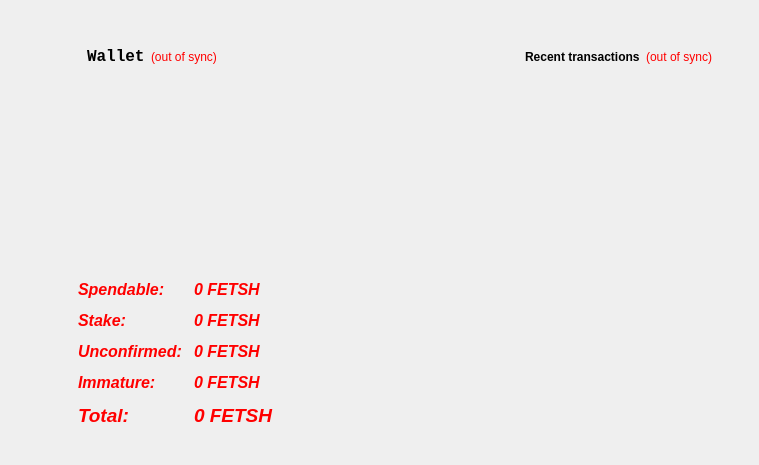
<?xml version="1.0" encoding="UTF-8"?>
<ui version="4.0">
 <class>OverviewPage</class>
 <widget class="QWidget" name="OverviewPage">
  <property name="geometry">
   <rect>
    <x>0</x>
    <y>0</y>
    <width>759</width>
    <height>465</height>
   </rect>
  </property>
  <property name="windowTitle">
   <string>Form</string>
  </property>
  <layout class="QHBoxLayout" name="horizontalLayout" stretch="0,1">
   <item>
    <spacer name="horizontalSpacer">
     <property name="orientation">
      <enum>Qt::Horizontal</enum>
     </property>
     <property name="sizeHint" stdset="0">
      <size>
       <width>40</width>
       <height>20</height>
      </size>
     </property>
    </spacer>
   </item>
   <item>
    <widget class="QFrame" name="frameMain">
     <property name="frameShape">
      <enum>QFrame::NoFrame</enum>
     </property>
     <layout class="QHBoxLayout" name="horizontalLayout_3">
      <item>
       <widget class="QWidget" name="widget" native="true">
        <layout class="QVBoxLayout" name="verticalLayout_2">
         <item>
          <widget class="QWidget" name="widget" native="true">
           <layout class="QVBoxLayout" name="verticalLayout_4">
            <item>
             <widget class="QWidget" name="widget" native="true">
              <layout class="QHBoxLayout" name="horizontalLayout_4">
               <item>
                <widget class="QLabel" name="label_5">
                 <property name="font">
                  <font>
                   <family>Monospace</family>
                   <pointsize>12</pointsize>
                   <weight>9</weight>
                   <italic>false</italic>
                   <bold>false</bold>
                  </font>
                 </property>
                 <property name="styleSheet">
                  <string notr="true">color: rgb(0, 255, 0);
font: 75 12pt &quot;Monospace&quot;;</string>
                 </property>
                 <property name="text">
                  <string>&lt;html&gt;&lt;head/&gt;&lt;body&gt;&lt;p&gt;&lt;span style=&quot; font-weight:600; color:#000000;&quot;&gt;Wallet&lt;/span&gt;&lt;/p&gt;&lt;/body&gt;&lt;/html&gt;</string>
                 </property>
                </widget>
               </item>
               <item>
                <widget class="QLabel" name="labelWalletStatus">
                 <property name="toolTip">
                  <string>The displayed information may be out of date. Your wallet automatically synchronizes with the fetish network after a connection is established, but this process has not completed yet.</string>
                 </property>
                 <property name="styleSheet">
                  <string notr="true">QLabel { color: red; }</string>
                 </property>
                 <property name="text">
                  <string notr="true">(out of sync)</string>
                 </property>
                 <property name="alignment">
                  <set>Qt::AlignLeading|Qt::AlignLeft|Qt::AlignVCenter</set>
                 </property>
                </widget>
               </item>
               <item>
                <spacer name="horizontalSpacer_3">
                 <property name="orientation">
                  <enum>Qt::Horizontal</enum>
                 </property>
                 <property name="sizeHint" stdset="0">
                  <size>
                   <width>40</width>
                   <height>20</height>
                  </size>
                 </property>
                </spacer>
               </item>
              </layout>
             </widget>
            </item>
           </layout>
          </widget>
         </item>
         <item>
          <widget class="QWidget" name="widget" native="true">
           <property name="styleSheet">
            <string notr="true">color: rgb(85, 170, 255);
color: rgb(255, 255, 0);</string>
           </property>
           <layout class="QFormLayout" name="formLayout_2">
            <property name="fieldGrowthPolicy">
             <enum>QFormLayout::AllNonFixedFieldsGrow</enum>
            </property>
            <property name="horizontalSpacing">
             <number>12</number>
            </property>
            <property name="verticalSpacing">
             <number>12</number>
            </property>
            <item row="0" column="0">
             <spacer name="verticalSpacer_3">
              <property name="orientation">
               <enum>Qt::Vertical</enum>
              </property>
              <property name="sizeHint" stdset="0">
               <size>
                <width>20</width>
                <height>40</height>
               </size>
              </property>
             </spacer>
            </item>
            <item row="5" column="0">
             <widget class="QLabel" name="label">
              <property name="text">
               <string>&lt;html&gt;&lt;head/&gt;&lt;body&gt;&lt;p&gt;&lt;span style=&quot; font-size:12pt; font-weight:600; font-style:italic; color:#ff0000;&quot;&gt;Spendable:&lt;/span&gt;&lt;/p&gt;&lt;/body&gt;&lt;/html&gt;</string>
              </property>
             </widget>
            </item>
            <item row="5" column="1">
             <widget class="QLabel" name="labelBalance">
              <property name="font">
               <font>
                <weight>75</weight>
                <italic>true</italic>
                <bold>true</bold>
               </font>
              </property>
              <property name="cursor">
               <cursorShape>IBeamCursor</cursorShape>
              </property>
              <property name="toolTip">
               <string>Your current spendable balance</string>
              </property>
              <property name="text">
               <string notr="true">&lt;html&gt;&lt;head/&gt;&lt;body&gt;&lt;p&gt;&lt;span style=&quot; font-size:12pt; color:#ff0000;&quot;&gt;0 FETSH&lt;/span&gt;&lt;/p&gt;&lt;/body&gt;&lt;/html&gt;</string>
              </property>
              <property name="textInteractionFlags">
               <set>Qt::LinksAccessibleByMouse|Qt::TextSelectableByKeyboard|Qt::TextSelectableByMouse</set>
              </property>
             </widget>
            </item>
            <item row="6" column="0">
             <widget class="QLabel" name="label_6">
              <property name="text">
               <string>&lt;html&gt;&lt;head/&gt;&lt;body&gt;&lt;p&gt;&lt;span style=&quot; font-size:12pt; font-weight:600; font-style:italic; color:#ff0000;&quot;&gt;Stake:&lt;/span&gt;&lt;/p&gt;&lt;/body&gt;&lt;/html&gt;</string>
              </property>
             </widget>
            </item>
            <item row="6" column="1">
             <widget class="QLabel" name="labelStake">
              <property name="font">
               <font>
                <weight>75</weight>
                <italic>true</italic>
                <bold>true</bold>
               </font>
              </property>
              <property name="cursor">
               <cursorShape>IBeamCursor</cursorShape>
              </property>
              <property name="toolTip">
               <string>Total of coins that was staked, and do not yet count toward the current balance</string>
              </property>
              <property name="text">
               <string notr="true">&lt;html&gt;&lt;head/&gt;&lt;body&gt;&lt;p&gt;&lt;span style=&quot; font-size:12pt; color:#ff0000;&quot;&gt;0 FETSH&lt;/span&gt;&lt;/p&gt;&lt;/body&gt;&lt;/html&gt;</string>
              </property>
              <property name="textInteractionFlags">
               <set>Qt::LinksAccessibleByMouse|Qt::TextSelectableByKeyboard|Qt::TextSelectableByMouse</set>
              </property>
             </widget>
            </item>
            <item row="7" column="0">
             <widget class="QLabel" name="label_3">
              <property name="text">
               <string>&lt;html&gt;&lt;head/&gt;&lt;body&gt;&lt;p&gt;&lt;span style=&quot; font-size:12pt; font-weight:600; font-style:italic; color:#ff0000;&quot;&gt;Unconfirmed:&lt;/span&gt;&lt;/p&gt;&lt;/body&gt;&lt;/html&gt;</string>
              </property>
             </widget>
            </item>
            <item row="7" column="1">
             <widget class="QLabel" name="labelUnconfirmed">
              <property name="font">
               <font>
                <weight>75</weight>
                <italic>true</italic>
                <bold>true</bold>
               </font>
              </property>
              <property name="cursor">
               <cursorShape>IBeamCursor</cursorShape>
              </property>
              <property name="toolTip">
               <string>Total of transactions that have yet to be confirmed, and do not yet count toward the current balance</string>
              </property>
              <property name="text">
               <string notr="true">&lt;html&gt;&lt;head/&gt;&lt;body&gt;&lt;p&gt;&lt;span style=&quot; font-size:12pt; color:#ff0000;&quot;&gt;0 FETSH&lt;/span&gt;&lt;/p&gt;&lt;/body&gt;&lt;/html&gt;</string>
              </property>
              <property name="textInteractionFlags">
               <set>Qt::LinksAccessibleByMouse|Qt::TextSelectableByKeyboard|Qt::TextSelectableByMouse</set>
              </property>
             </widget>
            </item>
            <item row="8" column="0">
             <widget class="QLabel" name="labelImmatureText">
              <property name="text">
               <string>&lt;html&gt;&lt;head/&gt;&lt;body&gt;&lt;p&gt;&lt;span style=&quot; font-size:12pt; font-weight:600; font-style:italic; color:#ff0000;&quot;&gt;Immature:&lt;/span&gt;&lt;/p&gt;&lt;/body&gt;&lt;/html&gt;</string>
              </property>
             </widget>
            </item>
            <item row="8" column="1">
             <widget class="QLabel" name="labelImmature">
              <property name="font">
               <font>
                <weight>75</weight>
                <italic>true</italic>
                <bold>true</bold>
               </font>
              </property>
              <property name="toolTip">
               <string>Mined balance that has not yet matured</string>
              </property>
              <property name="text">
               <string notr="true">&lt;html&gt;&lt;head/&gt;&lt;body&gt;&lt;p&gt;&lt;span style=&quot; font-size:12pt; color:#ff0000;&quot;&gt;0 FETSH&lt;/span&gt;&lt;/p&gt;&lt;/body&gt;&lt;/html&gt;</string>
              </property>
              <property name="textInteractionFlags">
               <set>Qt::LinksAccessibleByMouse|Qt::TextSelectableByKeyboard|Qt::TextSelectableByMouse</set>
              </property>
             </widget>
            </item>
            <item row="9" column="0">
             <widget class="QLabel" name="labelTotalText">
              <property name="font">
               <font>
                <pointsize>12</pointsize>
               </font>
              </property>
              <property name="text">
               <string>&lt;html&gt;&lt;head/&gt;&lt;body&gt;&lt;p&gt;&lt;span style=&quot; font-size:14pt; font-weight:600; font-style:italic; color:#ff0000;&quot;&gt;Total:&lt;/span&gt;&lt;/p&gt;&lt;/body&gt;&lt;/html&gt;</string>
              </property>
             </widget>
            </item>
            <item row="9" column="1">
             <widget class="QLabel" name="labelTotal">
              <property name="font">
               <font>
                <pointsize>12</pointsize>
                <weight>75</weight>
                <italic>true</italic>
                <bold>true</bold>
               </font>
              </property>
              <property name="cursor">
               <cursorShape>IBeamCursor</cursorShape>
              </property>
              <property name="toolTip">
               <string>Your current total balance</string>
              </property>
              <property name="text">
               <string notr="true">&lt;html&gt;&lt;head/&gt;&lt;body&gt;&lt;p&gt;&lt;span style=&quot; font-size:14pt; color:#ff0000;&quot;&gt;0 FETSH&lt;/span&gt;&lt;/p&gt;&lt;/body&gt;&lt;/html&gt;</string>
              </property>
              <property name="textInteractionFlags">
               <set>Qt::LinksAccessibleByMouse|Qt::TextSelectableByKeyboard|Qt::TextSelectableByMouse</set>
              </property>
             </widget>
            </item>
            <item row="1" column="0">
             <spacer name="verticalSpacer">
              <property name="orientation">
               <enum>Qt::Vertical</enum>
              </property>
              <property name="sizeHint" stdset="0">
               <size>
                <width>20</width>
                <height>40</height>
               </size>
              </property>
             </spacer>
            </item>
            <item row="2" column="0">
             <spacer name="verticalSpacer_2">
              <property name="orientation">
               <enum>Qt::Vertical</enum>
              </property>
              <property name="sizeHint" stdset="0">
               <size>
                <width>20</width>
                <height>40</height>
               </size>
              </property>
             </spacer>
            </item>
            <item row="3" column="0">
             <spacer name="verticalSpacer_4">
              <property name="orientation">
               <enum>Qt::Vertical</enum>
              </property>
              <property name="sizeHint" stdset="0">
               <size>
                <width>20</width>
                <height>40</height>
               </size>
              </property>
             </spacer>
            </item>
            <item row="4" column="0">
             <spacer name="verticalSpacer_5">
              <property name="orientation">
               <enum>Qt::Vertical</enum>
              </property>
              <property name="sizeHint" stdset="0">
               <size>
                <width>20</width>
                <height>40</height>
               </size>
              </property>
             </spacer>
            </item>
           </layout>
          </widget>
         </item>
        </layout>
       </widget>
      </item>
      <item>
       <widget class="QWidget" name="widget" native="true">
        <layout class="QVBoxLayout" name="verticalLayout_3">
         <item>
          <widget class="QWidget" name="widget_2" native="true">
           <layout class="QVBoxLayout" name="verticalLayout">
            <item>
             <widget class="QWidget" name="widget" native="true">
              <layout class="QHBoxLayout" name="horizontalLayout_2">
               <item>
                <spacer name="horizontalSpacer_2">
                 <property name="orientation">
                  <enum>Qt::Horizontal</enum>
                 </property>
                 <property name="sizeHint" stdset="0">
                  <size>
                   <width>40</width>
                   <height>20</height>
                  </size>
                 </property>
                </spacer>
               </item>
               <item>
                <widget class="QLabel" name="label_4">
                 <property name="styleSheet">
                  <string notr="true">color: rgb(0, 0, 0);
font: 75 12pt &quot;Monospace&quot;;</string>
                 </property>
                 <property name="text">
                  <string>&lt;html&gt;&lt;head/&gt;&lt;body&gt;&lt;p&gt;&lt;span style=&quot; font-weight:600; color:#000000;&quot;&gt;Recent transactions&lt;/span&gt;&lt;/p&gt;&lt;/body&gt;&lt;/html&gt;</string>
                 </property>
                </widget>
               </item>
               <item>
                <widget class="QLabel" name="labelTransactionsStatus">
                 <property name="toolTip">
                  <string>The displayed information may be out of date. Your wallet automatically synchronizes with the fetish network after a connection is established, but this process has not completed yet.</string>
                 </property>
                 <property name="styleSheet">
                  <string notr="true">QLabel { color: red; }</string>
                 </property>
                 <property name="text">
                  <string notr="true">(out of sync)</string>
                 </property>
                 <property name="alignment">
                  <set>Qt::AlignRight|Qt::AlignTrailing|Qt::AlignVCenter</set>
                 </property>
                </widget>
               </item>
              </layout>
             </widget>
            </item>
            <item>
             <widget class="QListView" name="listTransactions">
              <property name="styleSheet">
               <string notr="true">QListView { background: transparent; }</string>
              </property>
              <property name="frameShape">
               <enum>QFrame::NoFrame</enum>
              </property>
              <property name="verticalScrollBarPolicy">
               <enum>Qt::ScrollBarAlwaysOff</enum>
              </property>
              <property name="horizontalScrollBarPolicy">
               <enum>Qt::ScrollBarAlwaysOff</enum>
              </property>
              <property name="selectionMode">
               <enum>QAbstractItemView::NoSelection</enum>
              </property>
             </widget>
            </item>
            <item>
             <spacer name="verticalSpacer_6">
              <property name="orientation">
               <enum>Qt::Vertical</enum>
              </property>
              <property name="sizeHint" stdset="0">
               <size>
                <width>20</width>
                <height>40</height>
               </size>
              </property>
             </spacer>
            </item>
           </layout>
          </widget>
         </item>
        </layout>
       </widget>
      </item>
     </layout>
    </widget>
   </item>
  </layout>
 </widget>
 <resources>
  <include location="../bitcoin.qrc"/>
 </resources>
 <connections/>
</ui>
